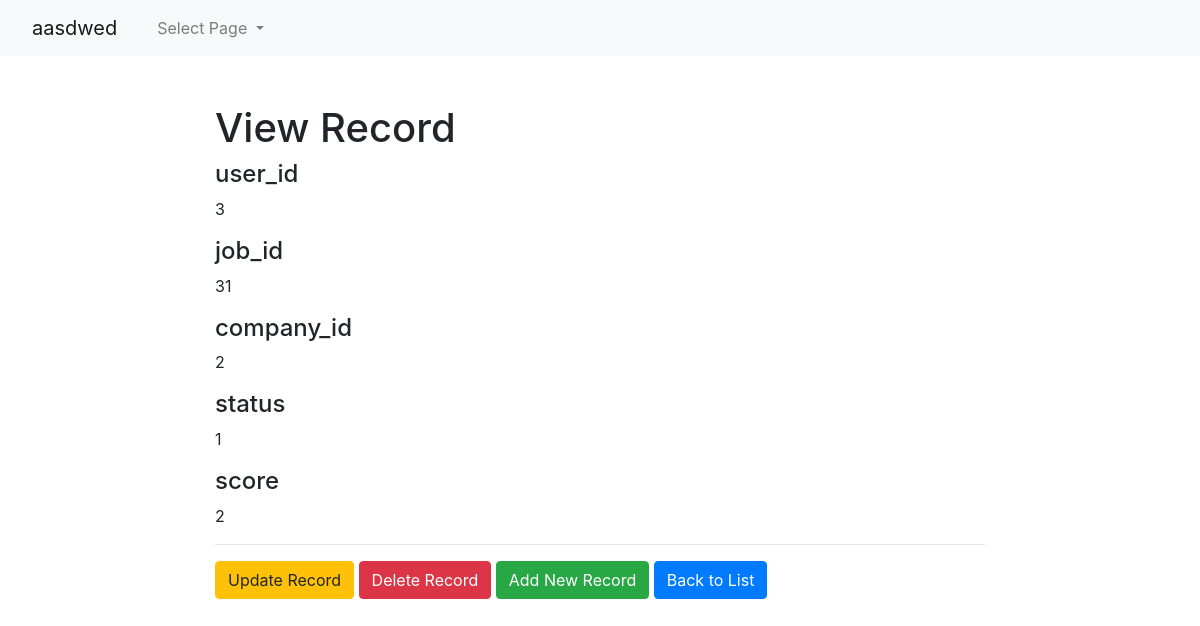
The app's page /company/a/applications-read.php?id=49 with its own data.
### tables this page shows
CREATE TABLE `applications` (
  `id` int(11) NOT NULL,
  `user_id` int(11) DEFAULT NULL,
  `job_id` int(11) DEFAULT NULL,
  `company_id` int(11) DEFAULT NULL,
  `status` varchar(255) DEFAULT NULL,
  `score` int(11) DEFAULT NULL
);

### company/a/applications-read.php (the view, shortened to what this page needs)
<?php
require_once('config.php');
require_once('helpers.php');
if(isset($_GET["id"]) && !empty($_GET["id"])){
    $sql = "SELECT `applications`.*
            FROM `applications`
            WHERE `applications`.`id` = ?
            GROUP BY `applications`.`id`;";
    if($stmt = mysqli_prepare($link, $sql)){
        $param_id = trim($_GET["id"]);
		if (is_int($param_id)) $__vartype = "i";
		elseif (is_string($param_id)) $__vartype = "s";
		elseif (is_numeric($param_id)) $__vartype = "d";
		else $__vartype = "b";
        mysqli_stmt_bind_param($stmt, $__vartype, $param_id);
        if(mysqli_stmt_execute($stmt)){
            $result = mysqli_stmt_get_result($stmt);
            if(mysqli_num_rows($result) == 1){
                $row = mysqli_fetch_array($result, MYSQLI_ASSOC);
            } else{
                header("location: error.php");
                exit();
            }
        } else{
            echo translate('stmt_error') . "<br>".$stmt->error;
        }
    }
} else{
    header("location: error.php");
    exit();
}
?>
<!DOCTYPE html>
<html lang="en">
<head>
    <link rel="stylesheet" href="https://stackpath.bootstrapcdn.com/bootstrap/4.5.0/css/bootstrap.min.css">
</head>
<?php require_once('navbar.php'); ?>
<body>
    <section class="pt-5">
        <div class="container-fluid">
            <div class="row">
                <div class="col-md-8 mx-auto">
                    <div class="page-header">
                        <h1><?php translate('View Record') ?></h1>
                    </div>
                    									<?php
									$has_link_file = isset($tables_and_columns_names['applications']["columns"]['user_id']['is_file']) ? true : false;
									if ($has_link_file){
									    $is_file = $tables_and_columns_names['applications']["columns"]['user_id']['is_file'];
									    $link_file = $is_file ? '<a href="uploads/'. htmlspecialchars($row['user_id']) .'" target="_blank" class="uploaded_file" id="link_user_id">' : '';
									    $end_link_file = $is_file ? "</a>" : "";
									}
									?>
									<div class="form-group">
									    <h4>user_id</h4>
									    <?php if ($has_link_file): ?>
									        <p class="form-control-static"><?php echo $link_file ?><?php echo htmlspecialchars($row["user_id"] ?? ""); ?><?php echo $end_link_file ?></p>
									    <?php endif ?>
									</div>									<?php
									$has_link_file = isset($tables_and_columns_names['applications']["columns"]['job_id']['is_file']) ? true : false;
									if ($has_link_file){
									    $is_file = $tables_and_columns_names['applications']["columns"]['job_id']['is_file'];
									    $link_file = $is_file ? '<a href="uploads/'. htmlspecialchars($row['job_id']) .'" target="_blank" class="uploaded_file" id="link_job_id">' : '';
									    $end_link_file = $is_file ? "</a>" : "";
									}
									?>
									<div class="form-group">
									    <h4>job_id</h4>
									    <?php if ($has_link_file): ?>
									        <p class="form-control-static"><?php echo $link_file ?><?php echo htmlspecialchars($row["job_id"] ?? ""); ?><?php echo $end_link_file ?></p>
									    <?php endif ?>
									</div>									<?php
									$has_link_file = isset($tables_and_columns_names['applications']["columns"]['company_id']['is_file']) ? true : false;
									if ($has_link_file){
									    $is_file = $tables_and_columns_names['applications']["columns"]['company_id']['is_file'];
									    $link_file = $is_file ? '<a href="uploads/'. htmlspecialchars($row['company_id']) .'" target="_blank" class="uploaded_file" id="link_company_id">' : '';
									    $end_link_file = $is_file ? "</a>" : "";
									}
									?>
									<div class="form-group">
									    <h4>company_id</h4>
									    <?php if ($has_link_file): ?>
									        <p class="form-control-static"><?php echo $link_file ?><?php echo htmlspecialchars($row["company_id"] ?? ""); ?><?php echo $end_link_file ?></p>
									    <?php endif ?>
									</div>									<?php
									$has_link_file = isset($tables_and_columns_names['applications']["columns"]['status']['is_file']) ? true : false;
									if ($has_link_file){
									    $is_file = $tables_and_columns_names['applications']["columns"]['status']['is_file'];
									    $link_file = $is_file ? '<a href="uploads/'. htmlspecialchars($row['status']) .'" target="_blank" class="uploaded_file" id="link_status">' : '';
									    $end_link_file = $is_file ? "</a>" : "";
									}
									?>
									<div class="form-group">
									    <h4>status</h4>
									    <?php if ($has_link_file): ?>
									        <p class="form-control-static"><?php echo $link_file ?><?php echo htmlspecialchars($row["status"] ?? ""); ?><?php echo $end_link_file ?></p>
									    <?php endif ?>
									</div>									<?php
									$has_link_file = isset($tables_and_columns_names['applications']["columns"]['score']['is_file']) ? true : false;
									if ($has_link_file){
									    $is_file = $tables_and_columns_names['applications']["columns"]['score']['is_file'];
									    $link_file = $is_file ? '<a href="uploads/'. htmlspecialchars($row['score']) .'" target="_blank" class="uploaded_file" id="link_score">' : '';
									    $end_link_file = $is_file ? "</a>" : "";
									}
									?>
									<div class="form-group">
									    <h4>score</h4>
									    <?php if ($has_link_file): ?>
									        <p class="form-control-static"><?php echo $link_file ?><?php echo htmlspecialchars($row["score"] ?? ""); ?><?php echo $end_link_file ?></p>
									    <?php endif ?>
									</div>
                    <hr>
                    <p>
                        <a href="applications-update.php?id=<?php echo $_GET["id"];?>" class="btn btn-warning"><?php translate('Update Record') ?></a>
                        <a href="applications-delete.php?id=<?php echo $_GET["id"];?>" class="btn btn-danger"><?php translate('Delete Record') ?></a>
                        <a href="applications-create.php" class="btn btn-success"><?php translate('Add New Record') ?></a>
                        <a href="applications-index.php" class="btn btn-primary"><?php translate('Back to List') ?></a>
                    </p>
                </div>
            </div>
        </div>
    </section>
    </body>
</html>

### records on screen
applications: user "3", job "31", company "2", status "1", score "2"

### other values on screen
$key "Select Page View Record Update Record Delete Record Add New Record Back to List"
